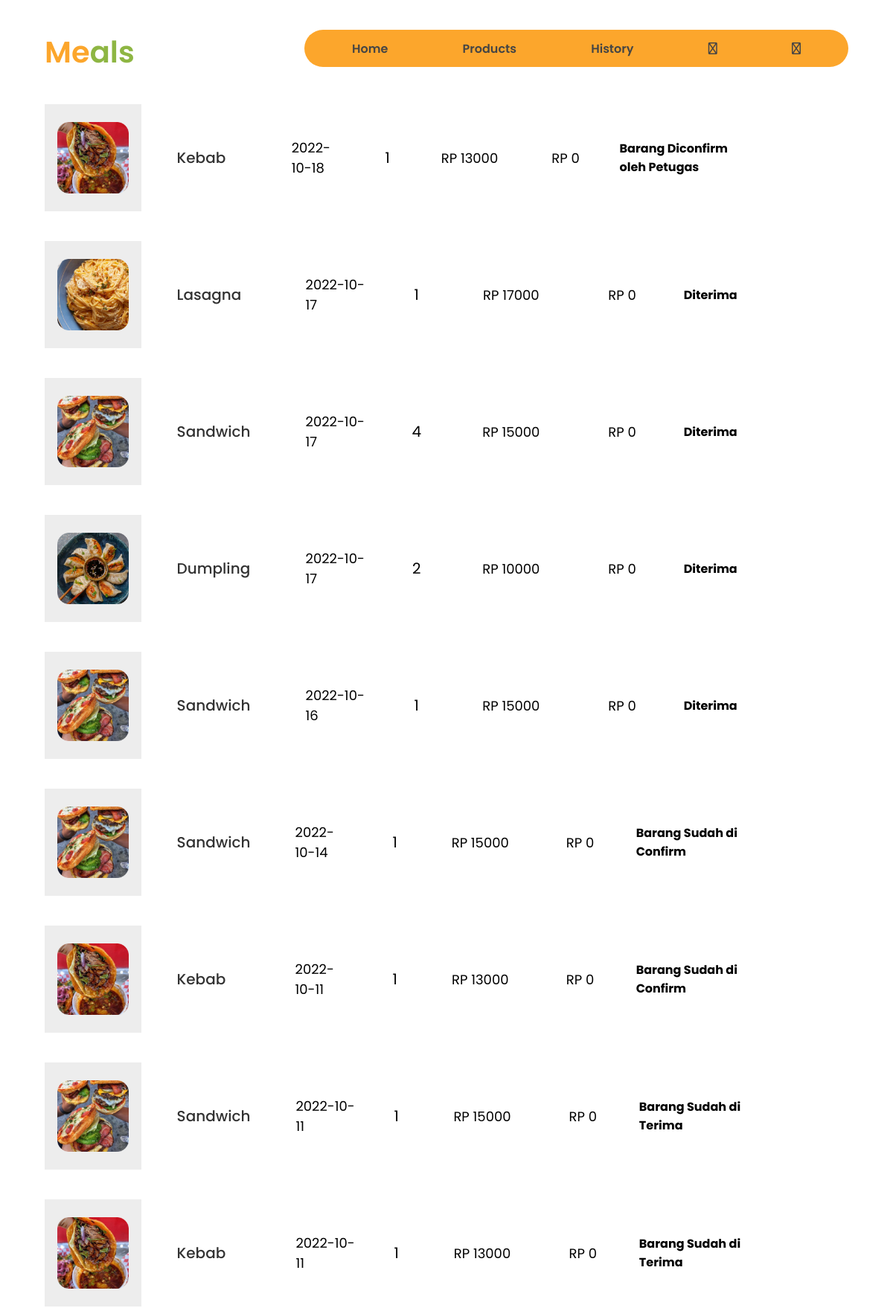
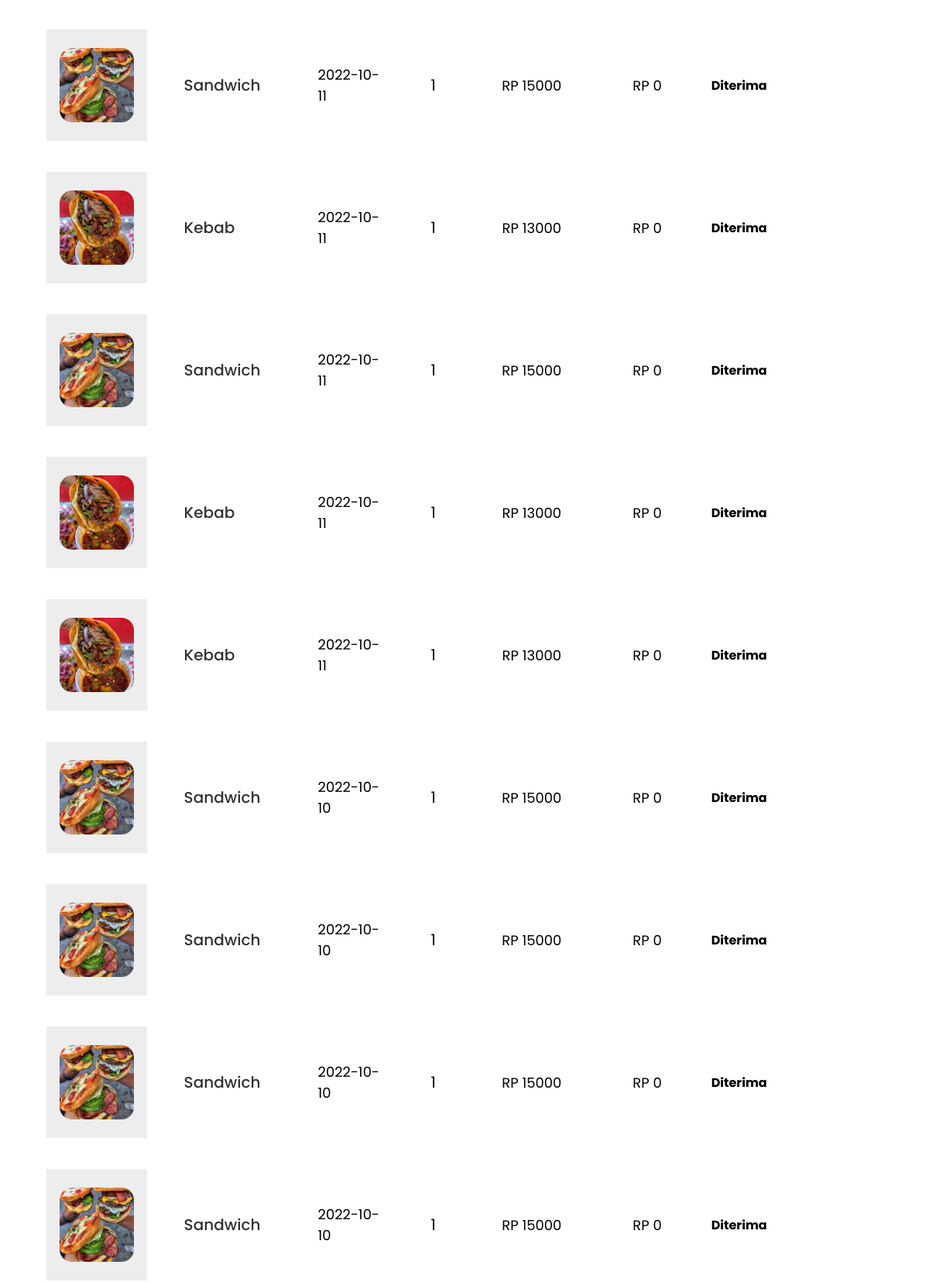
The page /pelanggan/histori_pembelian.php (signed in, upper part) on the database its author committed (2 pictures, top to bottom).
### tables this page shows
CREATE TABLE `detail_transaksi` (
  `id_detail_transaksi` int(11) NOT NULL,
  `id_transaksi` int(11) NOT NULL,
  `id_produk` int(11) NOT NULL,
  `qty` int(11) NOT NULL,
  `subtotal` int(11) NOT NULL
);

CREATE TABLE `produk` (
  `id_produk` int(11) NOT NULL,
  `nama_produk` varchar(100) NOT NULL,
  `deskripsi` text NOT NULL,
  `harga` int(11) NOT NULL,
  `foto_produk` varchar(255) NOT NULL
);

CREATE TABLE `transaksi` (
  `id_transaksi` int(11) NOT NULL,
  `id` int(11) NOT NULL,
  `tgl_transaksi` date NOT NULL,
  `status` varchar(50) NOT NULL
);

### pelanggan/histori_pembelian.php (the view, shortened to what this page needs)
<?php
include "navbar.php";
$id = $_SESSION['id'];
?>
<!DOCTYPE html>
<html lang="en">
<head>
  <link rel="stylesheet" href="../assets/css/style-history2.css">
</head>
<body>
  <section class="history">
    <div class="container">
    <?php
      include "koneksi.php";
      $sql = mysqli_query($conn, "SELECT p.nama_produk, p.foto_produk, t.tgl_transaksi, p.harga, d.qty, d.subtotal, t.id_transaksi, t.status FROM transaksi t JOIN detail_transaksi d ON t.id_transaksi=d.id_transaksi JOIN produk p ON d.id_produk=p.id_produk WHERE t.id='$id' order by id_transaksi desc");
      $pan = mysqli_query($conn, "select * from transaksi where id = '$id' ");
      $f = mysqli_num_rows($pan);
      if ($f == 0) {
        echo "<div class='history-empty'><h3>tidak ada barang yang dibeli</h3></div>";
      } elseif ($f > 0) {
        while ($histori = mysqli_fetch_array($sql)) {
      ?>
        <div class="history-wrapper">
            <div class="history-img">
                <img src="../assets/img/<?= $histori['foto_produk'] ?>">
            </div>
            <div class="history-title">
                <h3><?= $histori['nama_produk']?> </h3>
            </div>
            <div class="history-date">
                <h6><?= $histori['tgl_transaksi'] ?></h6>
            </div>
            <div class="history-qty">
                <h6><?= $histori['qty'] ?></h6>
            </div>
            <div class="history-price">
                <h6>Rp <?=$histori['harga']?></h6>
            </div>
            <div class="history-total-price">
                <h6>RP <?=$histori['subtotal']?></h6>
            </div>
            <div class="history-status">
                <h4><?=$histori['status']?></h4>
            </div>
            <div class="history-delete">
            </div>
        </div>
        <?php
        }
    }
    ?>
    </div>
  </section>
</body>
</html>

### pelanggan/navbar.php (shortened to what this page needs)
<!DOCTYPE html>
<html lang="en">
<head>
    <link rel="stylesheet" href="../assets/css/style-navbar.css">
</head>
<body>
    <div class="container">
        <section class="navbar">
            <nav>
                <div class="navbar-logo">
                    <h2>Me<span>als</span></h2>
                </div>
                <div class="navbar-content">
                    <ul>
                        <li>
                            <a href="header.php">Home</a>
                            <a href="produk.php">Products</a>
                            <a href="histori_pembelian.php">History</a>
                            <a href="keranjang.php"><i class="far fa-shopping-cart"></i></a>
                            <a href="logout.php"><i class="far fa-sign-out-alt"></a></i>
                        </li>
                    </ul>
                </div>
            </nav>
        </section>
    </div>

### assets/css/style-navbar.css (style rules this page uses)
* { margin: 0; padding: 0; box-sizing: border-box; font-family: 'poppins'; }
.container { width: 90%; margin: 0 auto; }
.navbar { margin: 2.5rem 0; }
nav { display: flex; justify-content: space-between; }
.navbar-logo h2 { font-size: 40px; font-weight: 600; color: #FCA62C; }
.navbar-logo span { color: #8EB643; }
.navbar-content { display: flex; z-index: 10000; }
.navbar-content { background-color: #FCA62C; height: 50px; border-radius: 50px; align-items: center; }
.navbar-content ul { list-style: none; }
.navbar-content ul li { margin: 0 16px; list-style: none; }
.navbar-content ul li a { font-weight: 600; margin: 0 48px; text-decoration: none; list-style: none; color: #454545; }

### assets/css/style-history2.css (style rules this page uses)
.history-wrapper { margin-top: 5vh; display: flex; align-items: center; height: 18vh; column-gap: 1rem; font-family: "Poppins"; }
.history-img { width: 12%; background-color: #ededed; height: 100%; display: flex; justify-content: center; }
.history-img img { padding: 24px; width: auto; height: auto; }
.history-title { width: 20%; padding: 0 2rem; display: flex; align-items: center; }
.history-title h3 { font-size: 20px; width: 90%; font-weight: 500; color: #000; opacity: 80%; }
.history-date { width: 10%; display: flex; align-items: center; }
.history-date h6 { font-weight: 400; font-size: 18px; text-transform: uppercase; color: #000; }
.history-qty { width: 10%; display: flex; justify-content: center; }
.history-qty h6 { font-weight: 400; font-size: 20px; text-transform: uppercase; color: #000; }
.history-price { width: 15%; display: flex; justify-content: center; }
.history-price h6 { font-weight: 400; font-size: 18px; text-transform: uppercase; color: #000; }
.history-total-price { width: 15%; display: flex; justify-content: center; }
.history-total-price h6 { font-weight: 400; font-size: 18px; text-transform: uppercase; color: #000; }
.history-delete { height: fit-content; width: 15%; height: 40%; display: flex; justify-content: center; align-items: center; }

### rows shown on the page
detail_transaksi: id_produk.foto_produk (picture), id_produk.nama_produk "Kebab", id_transaksi.tgl_transaksi "2022-10-18", qty "1", id_produk.harga "13000", subtotal "0", id_transaksi.status "Barang Diconfirm oleh Petugas"
detail_transaksi: id_produk.foto_produk (picture), id_produk.nama_produk "Lasagna", id_transaksi.tgl_transaksi "2022-10-17", qty "1", id_produk.harga "17000", subtotal "0", id_transaksi.status "Diterima"
detail_transaksi: id_produk.foto_produk (picture), id_produk.nama_produk "Sandwich", id_transaksi.tgl_transaksi "2022-10-17", qty "4", id_produk.harga "15000", subtotal "0", id_transaksi.status "Diterima"
detail_transaksi: id_produk.foto_produk (picture), id_produk.nama_produk "Dumpling", id_transaksi.tgl_transaksi "2022-10-17", qty "2", id_produk.harga "10000", subtotal "0", id_transaksi.status "Diterima"
detail_transaksi: id_produk.foto_produk (picture), id_produk.nama_produk "Sandwich", id_transaksi.tgl_transaksi "2022-10-16", qty "1", id_produk.harga "15000", subtotal "0", id_transaksi.status "Diterima"
detail_transaksi: id_produk.foto_produk (picture), id_produk.nama_produk "Sandwich", id_transaksi.tgl_transaksi "2022-10-14", qty "1", id_produk.harga "15000", subtotal "0", id_transaksi.status "Barang Sudah di Confirm"
detail_transaksi: id_produk.foto_produk (picture), id_produk.nama_produk "Kebab", id_transaksi.tgl_transaksi "2022-10-11", qty "1", id_produk.harga "13000", subtotal "0", id_transaksi.status "Barang Sudah di Confirm"
detail_transaksi: id_produk.foto_produk (picture), id_produk.nama_produk "Sandwich", id_transaksi.tgl_transaksi "2022-10-11", qty "1", id_produk.harga "15000", subtotal "0", id_transaksi.status "Barang Sudah di Terima"
detail_transaksi: id_produk.foto_produk (picture), id_produk.nama_produk "Kebab", id_transaksi.tgl_transaksi "2022-10-11", qty "1", id_produk.harga "13000", subtotal "0", id_transaksi.status "Barang Sudah di Terima"
detail_transaksi: id_produk.foto_produk (picture), id_produk.nama_produk "Sandwich", id_transaksi.tgl_transaksi "2022-10-11", qty "1", id_produk.harga "15000", subtotal "0", id_transaksi.status "Diterima"
detail_transaksi: id_produk.foto_produk (picture), id_produk.nama_produk "Kebab", id_transaksi.tgl_transaksi "2022-10-11", qty "1", id_produk.harga "13000", subtotal "0", id_transaksi.status "Diterima"
detail_transaksi: id_produk.foto_produk (picture), id_produk.nama_produk "Sandwich", id_transaksi.tgl_transaksi "2022-10-11", qty "1", id_produk.harga "15000", subtotal "0", id_transaksi.status "Diterima"
detail_transaksi: id_produk.foto_produk (picture), id_produk.nama_produk "Kebab", id_transaksi.tgl_transaksi "2022-10-11", qty "1", id_produk.harga "13000", subtotal "0", id_transaksi.status "Diterima"
detail_transaksi: id_produk.foto_produk (picture), id_produk.nama_produk "Kebab", id_transaksi.tgl_transaksi "2022-10-11", qty "1", id_produk.harga "13000", subtotal "0", id_transaksi.status "Diterima"
detail_transaksi: id_produk.foto_produk (picture), id_produk.nama_produk "Sandwich", id_transaksi.tgl_transaksi "2022-10-10", qty "1", id_produk.harga "15000", subtotal "0", id_transaksi.status "Diterima"
detail_transaksi: id_produk.foto_produk (picture), id_produk.nama_produk "Sandwich", id_transaksi.tgl_transaksi "2022-10-10", qty "1", id_produk.harga "15000", subtotal "0", id_transaksi.status "Diterima"
detail_transaksi: id_produk.foto_produk (picture), id_produk.nama_produk "Sandwich", id_transaksi.tgl_transaksi "2022-10-10", qty "1", id_produk.harga "15000", subtotal "0", id_transaksi.status "Diterima"
detail_transaksi: id_produk.foto_produk (picture), id_produk.nama_produk "Sandwich", id_transaksi.tgl_transaksi "2022-10-10", qty "1", id_produk.harga "15000", subtotal "0", id_transaksi.status "Diterima"
